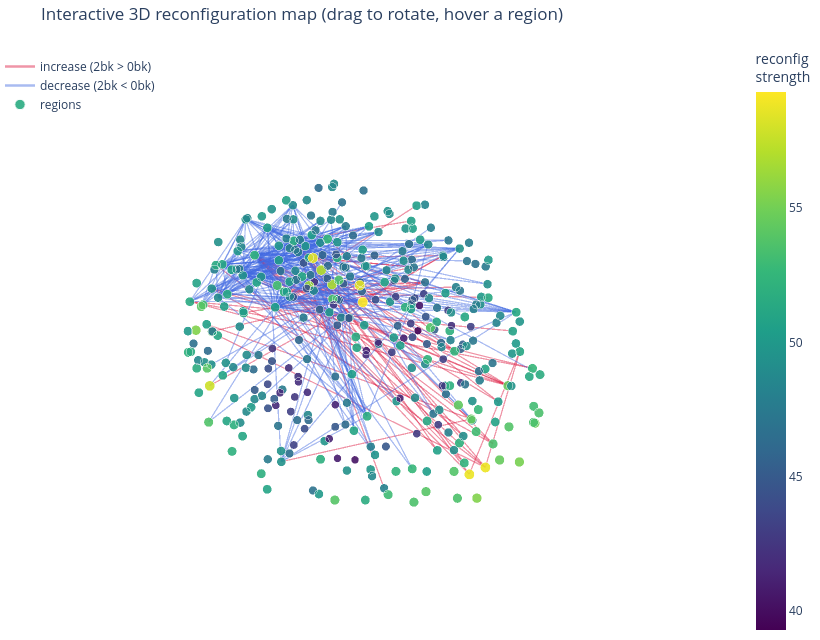

The cell this chart's notebook holds for it:
### Markdown cell above
## Step 7 · Interactive 3D map (plotly)

The static figures above render on GitHub and drop into slides. This one is **interactive**: drag to
rotate, scroll to zoom, hover a region for its name, network and reconfiguration strength. It is the
analog of Goutham's 3D views but lighter (plotly `Scatter3d`, only the figure spec is stored, not a
2.8 MB surface mesh) and it renders in VSCode / Jupyter.

- **Spheres** = 360 regions, colored and sized by reconfiguration strength (sum |FC change|).
- **Red lines** = the strongest connections that *increase* from 0-back to 2-back; **blue** = decrease.

Note: interactive plotly does not render on GitHub's notebook viewer (use the static maps there); it
renders when the notebook is opened in VSCode or Jupyter.

### Code cell
import plotly.graph_objects as go
import plotly.io as pio
names = regions[0]
strength = node_strength

tri = np.triu(mean_delta_fc, 1)
thr = np.percentile(np.abs(tri)[np.abs(tri) > 0], 99.5)      # top 0.5% of edges by |change|
def edge_trace(mask, color, label):
    ex, ey, ez = [], [], []
    for a, b in zip(*np.where(mask)):
        ex += [coords[a, 0], coords[b, 0], None]
        ey += [coords[a, 1], coords[b, 1], None]
        ez += [coords[a, 2], coords[b, 2], None]
    return go.Scatter3d(x=ex, y=ey, z=ez, mode="lines", opacity=0.45,
                        line=dict(color=color, width=2.5), hoverinfo="none", name=label)

markers = go.Scatter3d(
    x=coords[:, 0], y=coords[:, 1], z=coords[:, 2], mode="markers",
    marker=dict(size=3 + 9 * strength / strength.max(), color=strength,
                colorscale="Viridis", colorbar=dict(title="reconfig<br>strength"), opacity=0.9),
    text=[f"{names[i]} ({network_names[i]})<br>strength {strength[i]:.2f}" for i in range(len(names))],
    hoverinfo="text", name="regions")

fig = go.Figure([edge_trace(tri >= thr, "crimson", "increase (2bk > 0bk)"),
                 edge_trace(tri <= -thr, "royalblue", "decrease (2bk < 0bk)"), markers])
fig.update_layout(
    title="Interactive 3D reconfiguration map (drag to rotate, hover a region)",
    scene=dict(xaxis=dict(visible=False), yaxis=dict(visible=False), zaxis=dict(visible=False),
               aspectmode="data"),
    width=820, height=640, margin=dict(l=0, r=0, t=40, b=0),
    legend=dict(x=0.0, y=0.98))
fig.show(renderer="plotly_mimetype")

### Figure 1 — Plotly figure (JSON) as saved in the notebook; plotly's stock layout.template omitted (floating-point values rounded to 4 significant figures; data arrays with more than 128 entries replaced by an {"elided": "..."} marker saying what was removed)
{"data": [{"hoverinfo": "none", "line": {"color": "crimson", "width": 2.5}, "mode": "lines", "name": "increase (2bk > 0bk)", "opacity": 0.45, "type": "scatter3d", "x": {"elided": "153 float values"}, "y": {"elided": "153 float values"}, "z": {"elided": "153 float values"}}, {"hoverinfo": "none", "line": {"color": "royalblue", "width": 2.5}, "mode": "lines", "name": "decrease (2bk < 0bk)", "opacity": 0.45, "type": "scatter3d", "x": {"elided": "819 float values"}, "y": {"elided": "819 float values"}, "z": {"elided": "819 float values"}}, {"hoverinfo": "text", "marker": {"color": {"elided": "360 float values"}, "colorbar": {"title": {"text": "reconfig<br>strength"}}, "colorscale": [[0.0, "#440154"], [0.1111, "#482878"], [0.2222, "#3e4989"], [0.3333, "#31688e"], [0.4444, "#26828e"], [0.5556, "#1f9e89"], [0.6667, "#35b779"], [0.7778, "#6ece58"], [0.8889, "#b5de2b"], [1.0, "#fde725"]], "opacity": 0.9, "size": {"elided": "360 float values"}}, "mode": "markers", "name": "regions", "text": {"elided": "360 str values"}, "type": "scatter3d", "x": {"elided": "360 float values"}, "y": {"elided": "360 float values"}, "z": {"elided": "360 float values"}}], "layout": {"height": 640, "legend": {"x": 0.0, "y": 0.98}, "margin": {"b": 0, "l": 0, "r": 0, "t": 40}, "scene": {"aspectmode": "data", "xaxis": {"visible": false}, "yaxis": {"visible": false}, "zaxis": {"visible": false}}, "title": {"text": "Interactive 3D reconfiguration map (drag to rotate, hover a region)"}, "width": 820}}
